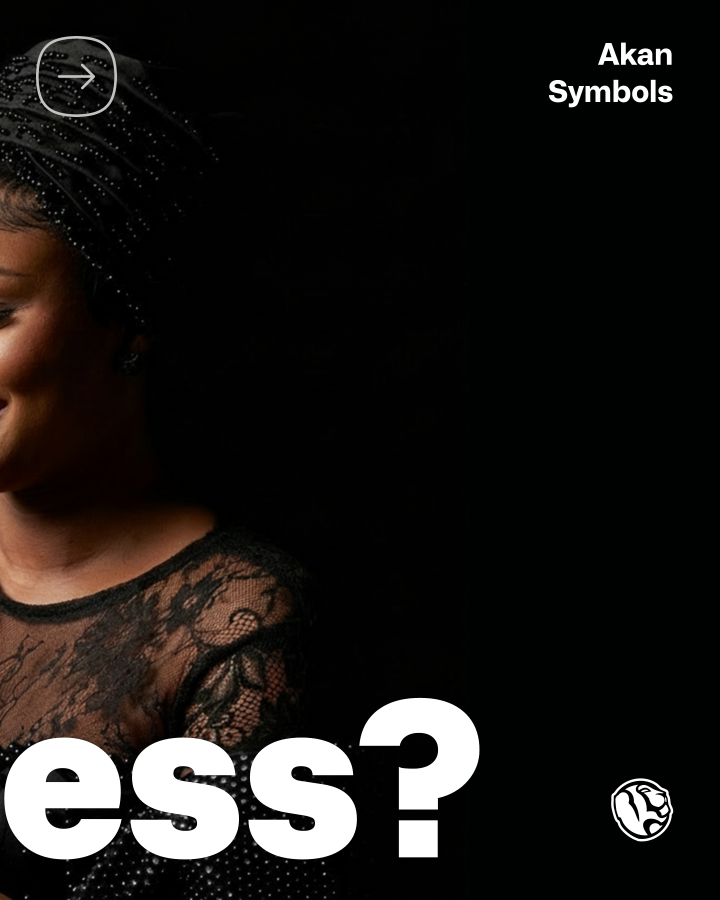
#> input picture Saved sessions/Cover.jpg, 3600 x 4500 px (shown at 1/5 size)
$ python -i make_videos.py   (imports and definitions only)
#> lines starting #> are read from the running program, lines starting #| are printed output that depends on the picture
#!/usr/bin/env python3
"""
Batch: Carousel → MP4s in mp4-out/

1) Spreadsheet (default): variants.csv + base_session.json (exported from index.html) in
   this folder; assets under ../covers/, ../audio/, cached SRT in ../srt/. Each row merges
   text into the base session; SRT priority: CSV column → srt/<symbolName>.srt → Whisper.
   Run: python make_videos.py   (needs base_session.json; without it, falls back to legacy)
       python make_videos.py --transcribe-only
       python make_videos.py --legacy-folder
       python make_videos.py --studio   (Tk: preview first caption line, scale/position → save JSON)
   Template caption layout is also saved as caption_layout_preset.json; batch applies it to
   base_session before each CSV row (row fields can still override).

2) Legacy: Cover.jpg + *.json sessions in this folder (embedded audio data URLs).

ASS matches batch-json-to-mp4.cjs / index.html (PlayRes, Alliance, margins, boost words).

Requires: FFmpeg on PATH (libx264 + libass). Optional: whisper CLI for transcription.

Import process_session_folder or process_csv_pipeline for the GUI.

Caption studio (`python make_videos.py --studio`)
    Tk preview for caption size / bottom margin / boost. Renders the first caption line with
    the same rules as index.html: boost-word list + **markers → heavier face (Alliance regular
    + bold when those fonts exist; else Segoe UI / Arial). FFmpeg ASS uses the same ** logic
    with Alliance + {\\b1} emphasis as the browser export.
    Saves session JSON + optional caption_layout_preset.json (see above).

    Slider responsiveness (debounce)
        Style sliders use tkinter variable ``trace_add`` + ``after_idle`` by default so many
        updates in one UI batch collapse to a single redraw. Tune without editing logic by
        setting ``STUDIO_STYLE_DEBOUNCE_MS`` below: ``None`` keeps ``after_idle``; set an int
        (e.g. ``16``) to use a timed debounce in milliseconds instead. Implementation:
        ``CaptionStudio._on_style_slider_trace``.

    Elastic land: Tk preview + FFmpeg ASS (\\an2\\move, same easing as studio)
        Checkbox + optional “Replay land”; cue slider fires on mouse release when enabled.
        Tune motion via ``STUDIO_ELASTIC_LAND_STEPS`` and ``STUDIO_ELASTIC_FRAME_MS`` below
        (more steps = smoother; higher ms = slower). Does not affect batch MP4 output.
"""

from __future__ import annotations

# Caption studio: optional fixed debounce for style sliders (ms). None = use after_idle only.
STUDIO_STYLE_DEBOUNCE_MS: int | None = None
# Elastic land: studio preview stepping + FFmpeg ASS duration (steps × frame_ms).
STUDIO_ELASTIC_LAND_STEPS = 14
STUDIO_ELASTIC_FRAME_MS = 26
ELASTIC_LAND_MS = float(STUDIO_ELASTIC_LAND_STEPS * STUDIO_ELASTIC_FRAME_MS)

import argparse
import base64
import copy
import csv
import json
import re
import shutil
import subprocess
import tempfile
from pathlib import Path
from typing import Any, Callable

SCRIPT_DIR = Path(__file__).resolve().parent
CAROUSEL_ROOT = SCRIPT_DIR.parent
CAROUSEL_FONTS_DIR = CAROUSEL_ROOT / "fonts"
# PostScript / typographic family inside fonts/alliance-no-1-*.ttf (libass matches this name).
ASS_FONT_FAMILY = "Alliance No.1"
ALLIANCE_FONT_FILES = (
    "alliance-no-1-light.ttf",
    "alliance-no-1-bold.ttf",
    "alliance-no-1-black.ttf",
)
COVER_NAME = "Cover.jpg"
OUT_SUBDIR = "mp4-out"
DEFAULT_VARIANTS_CSV = SCRIPT_DIR / "variants.csv"
DEFAULT_BASE_SESSION = SCRIPT_DIR / "base_session.json"
# Written by `python make_videos.py --studio` (Save). Python batch applies these slide3
# layout keys to the base session before each CSV row merge so encodes stay consistent.
CAPTION_LAYOUT_PRESET = SCRIPT_DIR / "caption_layout_preset.json"

CAPTION_LAYOUT_KEYS = (
    "slide3CaptionScale",
    "slide3TitleBottomPct",
    "slide3CaptionNudgePct",
    "slide3CaptionEmPct",
    "slide3CaptionElasticLand",
    "slide3CaptionColor",
    "slide3CaptionKaraokeColor",
)

# Base font size as a fraction of PlayResY — scales correctly at any DPI/resolution.
# 3.1% of height ≈ 34px at 1080px tall, ≈ 93px at 3000px tall (200 DPI portrait).
ASS_BASE_FS_PCT = 0.031

# index.html: SAND_CTA / TERRA_FALLBACK + TC + outroTagPillBgResolve → captionAccentColor(s)
SAND_CTA = "#C8905A"
TERRA_FALLBACK = "#6E4538"
# Keys mirror index.html TC (only what captionAccentColor / resolve need)
TC: dict[str, dict[str, str]] = {
    "sand": {"ctaBg": "#1A1714"},
    "cream": {"ctaBg": "#1A1714"},
    "grey": {"ctaBg": "#1A1714"},
    "white": {"ctaBg": "#1A1714"},
    "dark": {"ctaBg": "#C8905A"},
    "black": {"tagPillBg": "#6E4538", "ctaBg": "#C8905A"},
}

# Downscale wide covers before encode (faster). Comma inside min() escaped for filtergraph.
FFMPEG_SCALE = (
    r"scale=w='min(1920\,iw)':h=-2,"
    r"scale=trunc(iw/2)*2:trunc(ih/2)*2"
)


# [123 lines left out: functions parse_data_url, parse_srt_ms, parse_srt_to_cues, apply_boost_words, ms_to_ass, escape_ass and 2 more, not called in this run]


def _tc_row(theme: str | None) -> dict[str, str]:
    return dict(TC.get(theme or "cream") or TC["cream"])


# [169 lines left out: functions outro_tag_pill_bg_resolve, caption_accent_hex, caption_primary_hex, caption_karaoke_hex, caption_muted_ass, get_export_pixel_size and 2 more, not called in this run]


def inner_caption_token(part: str) -> str:
    mm = re.match(r"^\*\*([^*]+)\*\*$", part or "")
    return mm.group(1) if mm else part


# [272 lines left out: functions ease_out_back, caption_elastic_move_tag, caption_karaoke_dialogues_for_cue, build_ass_for_ffmpeg_pack, find_embedded_audio_slide, _is_carousel_session_file and 3 more, not called in this run]


def first_caption_line_from_slide(slide: dict) -> str:
    """First line of the first SRT cue on symbol slide (preview does not require media strip on)."""
    return caption_preview_line_from_slide(slide, 0)


# [122 lines left out: functions format_cue_time_range_s, bottom_pct_to_slide3_fields, apply_studio_knobs_to_slide3, load_caption_layout_preset, apply_caption_layout_preset_to_slide3, save_caption_layout_preset and 1 more, not called in this run]


def summarize_caption_settings(data: dict[str, Any]) -> str:
    """Human-readable caption + export settings from one session object (for GUI)."""
    if "deckSchemaVersion" not in data:
        return "Not a Carousel session (missing deckSchemaVersion)."
    slides = data.get("slides") or []
    found = find_embedded_audio_slide(slides)
    fmt = data.get("fmt") or "sq"
    globs = data.get("globals") if isinstance(data.get("globals"), dict) else {}
    dpi = globs.get("exportDpi")
    ew, eh = get_export_pixel_size(str(fmt), globs)
    lines = [
        f"Export format: {fmt!r}, exportDpi: {dpi!r} → ASS PlayRes {ew}×{eh}",
    ]
    if not found:
        lines.append(
            "No embedded audio strip: turn on “Audio + captions” on slide 3 (or counter strip) and save."
        )
        return "\n".join(lines)
    _idx, slide = found
    m = get_slide_media_for_captions(slide)
    if not m:
        lines.append(
            "Audio found but caption strip is off in the editor — enable Audio + captions and save."
        )
        return "\n".join(lines)
    lines.append(
        f"Captions: size {m.get('captionScale')!r}%, emphasis {m.get('captionEmPct')!r}%, "
        f"bottom margin ≈ {m.get('bottom')!r}% of frame height, "
        f"elastic land {'on' if m.get('captionElasticLand') is not False else 'off'}"
    )
    th = slide.get("theme") or "cream"
    lines.append(
        f"Theme {th!r} → base text {caption_primary_hex(m)}, "
        f"**words** accent {caption_accent_hex(slide)} (same as browser preview)"
    )
    boost = m.get("captionBoostCsv")
    if boost and str(boost).strip():
        lines.append(f"Boost words: {boost!r}")
    return "\n".join(lines)


# [126 lines left out: functions caption_summary_for_folder, run_ffmpeg, run_ffmpeg_no_subs, _run_ffmpeg_stream, not called in this run]


def _deep_clone(o: Any) -> Any:
    return copy.deepcopy(o)


# [1587 lines left out: functions next_versioned_mp4_path, read_variants_csv, csv_row_to_delta, apply_session_delta, _guess_audio_mime, embed_audio_file_into_slide3 and 6 more, not called in this run]


# [2 lines not run here, left out]

>>> import cv2
>>> picture = cv2.imread('Cover.jpg', cv2.IMREAD_GRAYSCALE)
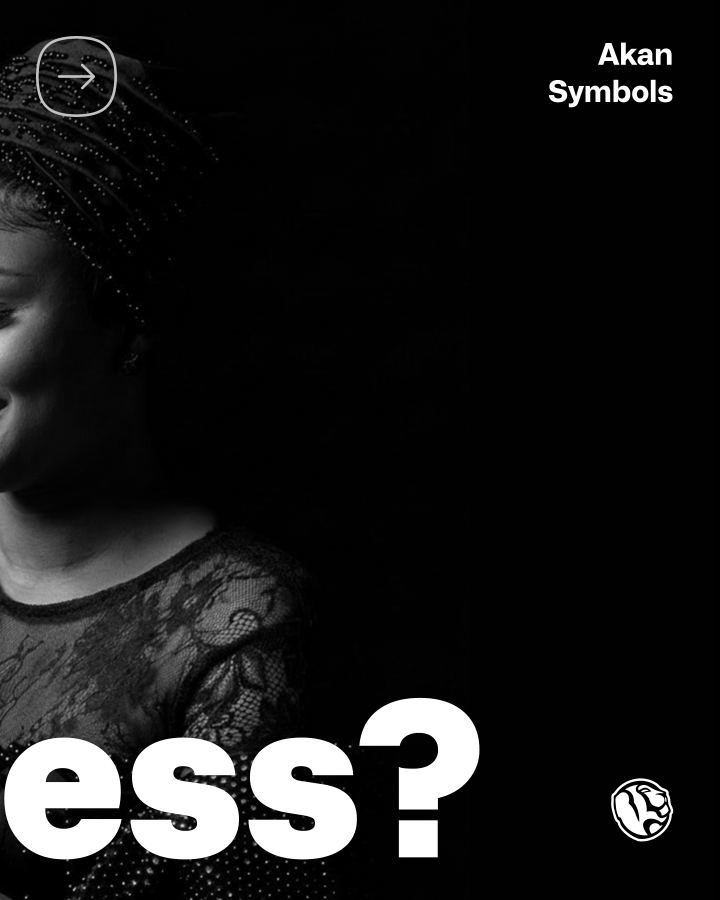
#> picture: shape (4500, 3600) (shown at 1/5 size); min 0, max 255, mean 25.5
>>> result = summarize_caption_settings(picture)
